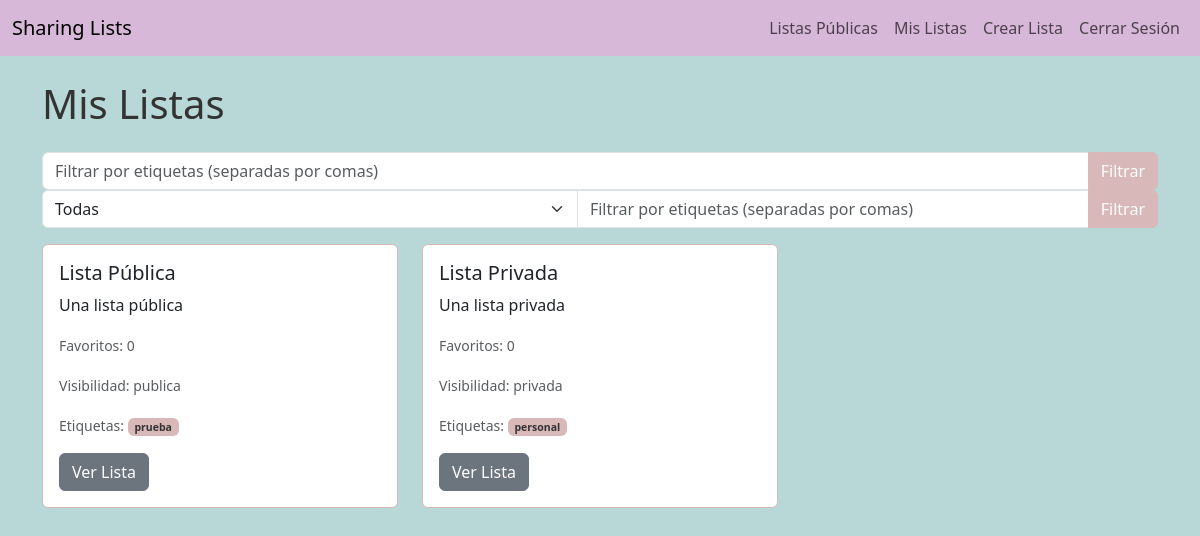
The app's page /mis_listas (signed in) with its own data.
### models.py (models this page shows)
class Lista(db.Model):
    id = db.Column(db.Integer, primary_key=True)
    id_usuario = db.Column(db.Integer, db.ForeignKey('usuario.id'), nullable=False)
    titulo = db.Column(db.String(100), nullable=False)
    descripcion = db.Column(db.Text)
    imagen = db.Column(db.String(200))
    visibilidad = db.Column(db.String(20), nullable=False, default='publica')
    fecha_creacion = db.Column(db.DateTime, nullable=False, default=datetime.utcnow)
    contador_favoritos = db.Column(db.Integer, default=0)
    items = db.relationship('Item', backref='lista', lazy=True)
    etiquetas = db.relationship('ListaEtiqueta', backref='lista', lazy=True)
    likes = db.relationship('Like', backref='lista_ref', lazy=True)  # Cambiado 'lista_likes' a 'lista_ref'

class ListaEtiqueta(db.Model):
    id = db.Column(db.Integer, primary_key=True)
    id_lista = db.Column(db.Integer, db.ForeignKey('lista.id'), nullable=False)
    id_etiqueta = db.Column(db.Integer, db.ForeignKey('etiqueta.id'), nullable=False)
    etiqueta = db.relationship('Etiqueta', backref='listas_etiquetas')

class Etiqueta(db.Model):
    id = db.Column(db.Integer, primary_key=True)
    nombre = db.Column(db.String(50), unique=True, nullable=False)

### app.py (the view)
@app.route('/mis_listas', methods=['GET'])
@login_required
def mis_listas():
    filtro_etiquetas = request.args.get('etiquetas', '').split(',') if request.args.get('etiquetas') else []
    filtro_visibilidad = request.args.get('visibilidad', '')
    listas = Lista.query.filter_by(id_usuario=current_user.id)
    if filtro_visibilidad:
        listas = listas.filter_by(visibilidad=filtro_visibilidad)
    listas = listas.all()
    if filtro_etiquetas:
        listas = [lista for lista in listas if any(le.id_etiqueta in [Etiqueta.query.filter_by(nombre=tag.strip()).first().id for tag in filtro_etiquetas if Etiqueta.query.filter_by(nombre=tag.strip()).first()] for le in ListaEtiqueta.query.filter_by(id_lista=lista.id).all())]
    return render_template('mis_listas.html', listas=listas, filtro_etiquetas=filtro_etiquetas, filtro_visibilidad=filtro_visibilidad)

### app.py (called while the page is built)
def create_app():
    app = Flask(__name__)
    app.config['SECRET_KEY'] = 'supersecreto'
    app.config['SQLALCHEMY_DATABASE_URI'] = 'sqlite:///listas_app.db'
    app.config['SQLALCHEMY_TRACK_MODIFICATIONS'] = False
    app.config['JWT_SECRET_KEY'] = 'jwt-supersecreto'
    db.init_app(app)
    jwt = JWTManager(app)
    login_manager = LoginManager(app)
    login_manager.login_view = 'login'
    @login_manager.user_loader
    def load_user(user_id):
        return Usuario.query.get(int(user_id))
    return app

### templates/mis_listas.html (shortened to what this page needs)
{% extends "base.html" %}
{% block content %}
<h1 class="mb-4">Mis Listas</h1>
<form method="GET" class="mb-3">
    <div class="input-group">
        <input type="text" class="form-control" name="etiquetas" placeholder="Filtrar por etiquetas (separadas por comas)" value="{{ filtro_etiquetas | join(', ') }}">
        <button type="submit" class="btn btn-primary">Filtrar</button>
    </div>
<div class="input-group mb-3">
    <select class="form-select" name="visibilidad">
        <option value="">Todas</option>
    </select>
    <input type="text" class="form-control" name="etiquetas" placeholder="Filtrar por etiquetas (separadas por comas)" value="{{ filtro_etiquetas | join(', ') }}">
    <button type="submit" class="btn btn-primary">Filtrar</button>
</div>
</form>
<div class="row">
    {% for lista in listas %}
        <div class="col-md-4 mb-4">
            <div class="card">
                <div class="card-body">
                    <h5 class="card-title">{{ lista.titulo }}</h5>
                    <p class="card-text">{{ lista.descripcion }}</p>
                    <p class="card-text"><small class="text-muted">Favoritos: {{ lista.contador_favoritos }}</small></p>
                    <p class="card-text"><small class="text-muted">Visibilidad: {{ lista.visibilidad }}</small></p>
                    <p class="card-text">
                        <small class="text-muted">
                            Etiquetas:
                            {% for le in lista.etiquetas %}
                                <span class="badge bg-accent-pastel">{{ le.etiqueta.nombre }}</span>
                            {% else %}
                                Ninguna
                            {% endfor %}
                        </small>
                    </p>
                    <a href="{{ url_for('ver_lista', id_lista=lista.id) }}" class="btn btn-secondary">Ver Lista</a>
                </div>
            </div>
        </div>
    {% else %}
        <p>No tienes listas creadas.</p>
    {% endfor %}
</div>
{% endblock %}

### templates/base.html (shortened to what this page needs)
<!DOCTYPE html>
<html lang="es">
<head>
    <link href="https://cdn.jsdelivr.net/npm/bootstrap@5.3.0/dist/css/bootstrap.min.css" rel="stylesheet">
    <link rel="stylesheet" href="{{ url_for('static', filename='style.css') }}">
</head>
<body>
    <nav class="navbar navbar-expand-lg navbar-light bg-light">
        <div class="container-fluid">
            <a class="navbar-brand" href="{{ url_for('index') }}">Sharing Lists</a>
            <div class="collapse navbar-collapse" id="navbarNav">
                <ul class="navbar-nav ms-auto">
                    <li class="nav-item">
                        <a class="nav-link" href="{{ url_for('index') }}">Listas Públicas</a>
                    </li>
                    {% if current_user.is_authenticated %}
                        <li class="nav-item">
                            <a class="nav-link" href="{{ url_for('mis_listas') }}">Mis Listas</a>
                        </li>
                        <li class="nav-item">
                            <a class="nav-link" href="{{ url_for('crear_lista') }}">Crear Lista</a>
                        </li>
                        <li class="nav-item">
                            <a class="nav-link" href="{{ url_for('logout') }}">Cerrar Sesión</a>
                        </li>
                    {% endif %}
                </ul>
            </div>
        </div>
    </nav>
    <div class="container mt-4">
        {% block content %}
        {% endblock %}
    </div>
</body>
</html>

### static/style.css (style rules this page uses)
:root { --primary-pastel: #B8D8D8; --secondary-pastel: #D8B8D8; --accent-pastel: #D8B8B8; --text-dark: #333333; }
body { background-color: var(--primary-pastel); color: var(--text-dark); }
.navbar { background-color: var(--secondary-pastel) !important; }
.card { background-color: #FFFFFF; border: 1px solid var(--accent-pastel); }
.btn-primary { background-color: var(--accent-pastel); border-color: var(--accent-pastel); }
.bg-accent-pastel { background-color: var(--accent-pastel); color: var(--text-dark); }

### records on screen
Lista: titulo "Lista Pública", descripcion "Una lista pública", contador_favoritos "0", visibilidad "publica"
ListaEtiqueta: etiqueta.nombre "prueba"
Lista: titulo "Lista Privada", descripcion "Una lista privada", contador_favoritos "0", visibilidad "privada"
ListaEtiqueta: etiqueta.nombre "personal"
